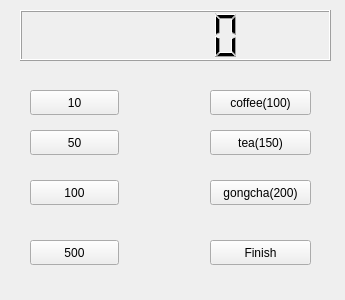
<?xml version="1.0" encoding="UTF-8"?>
<ui version="4.0">
 <class>Widget</class>
 <widget class="QWidget" name="Widget">
  <property name="geometry">
   <rect>
    <x>0</x>
    <y>0</y>
    <width>345</width>
    <height>300</height>
   </rect>
  </property>
  <property name="windowTitle">
   <string>Widget</string>
  </property>
  <widget class="QLCDNumber" name="lcdNumber">
   <property name="geometry">
    <rect>
     <x>20</x>
     <y>10</y>
     <width>311</width>
     <height>51</height>
    </rect>
   </property>
  </widget>
  <widget class="QPushButton" name="pb10">
   <property name="geometry">
    <rect>
     <x>30</x>
     <y>90</y>
     <width>89</width>
     <height>25</height>
    </rect>
   </property>
   <property name="text">
    <string>10</string>
   </property>
  </widget>
  <widget class="QPushButton" name="pb50">
   <property name="geometry">
    <rect>
     <x>30</x>
     <y>130</y>
     <width>89</width>
     <height>25</height>
    </rect>
   </property>
   <property name="text">
    <string>50</string>
   </property>
  </widget>
  <widget class="QPushButton" name="pb100">
   <property name="geometry">
    <rect>
     <x>30</x>
     <y>180</y>
     <width>89</width>
     <height>25</height>
    </rect>
   </property>
   <property name="text">
    <string>100</string>
   </property>
  </widget>
  <widget class="QPushButton" name="pb500">
   <property name="geometry">
    <rect>
     <x>30</x>
     <y>240</y>
     <width>89</width>
     <height>25</height>
    </rect>
   </property>
   <property name="text">
    <string>500</string>
   </property>
  </widget>
  <widget class="QPushButton" name="pbcoffee">
   <property name="geometry">
    <rect>
     <x>210</x>
     <y>90</y>
     <width>101</width>
     <height>25</height>
    </rect>
   </property>
   <property name="text">
    <string>coffee(100)</string>
   </property>
  </widget>
  <widget class="QPushButton" name="pbtea">
   <property name="geometry">
    <rect>
     <x>210</x>
     <y>130</y>
     <width>101</width>
     <height>25</height>
    </rect>
   </property>
   <property name="text">
    <string>tea(150)</string>
   </property>
  </widget>
  <widget class="QPushButton" name="pbgongcha">
   <property name="geometry">
    <rect>
     <x>210</x>
     <y>180</y>
     <width>101</width>
     <height>25</height>
    </rect>
   </property>
   <property name="text">
    <string>gongcha(200)</string>
   </property>
  </widget>
  <widget class="QPushButton" name="pbfinish">
   <property name="geometry">
    <rect>
     <x>210</x>
     <y>240</y>
     <width>101</width>
     <height>25</height>
    </rect>
   </property>
   <property name="text">
    <string>Finish</string>
   </property>
  </widget>
 </widget>
 <layoutdefault spacing="6" margin="11"/>
 <resources/>
 <connections/>
</ui>
